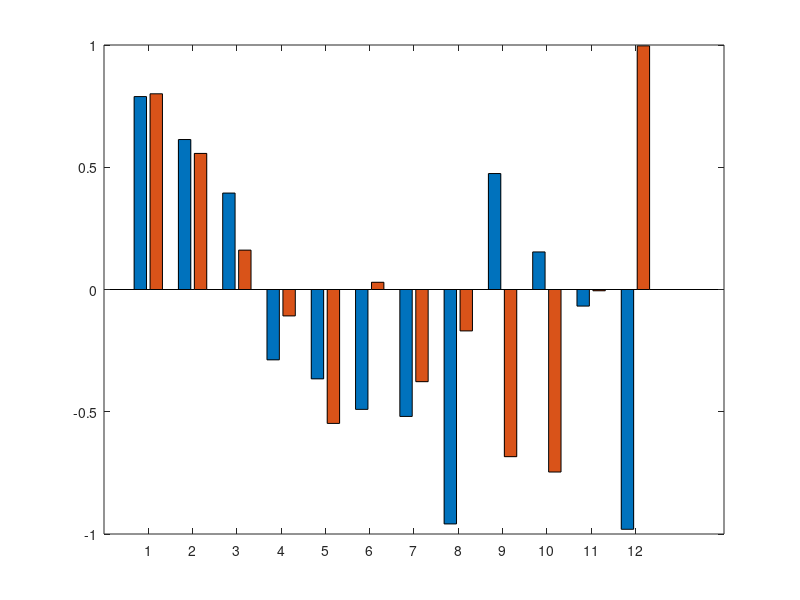

The MATLAB script that drew this image: (Note: this script raises an error after producing the figure.)
function pic_fig2()

namestyle = {'$\bar{\beta}$', '$\theta_{\hat{Q}}$', '$\lambda_\beta$', '$\theta_\beta$',...
    '$\bar{\kappa}$', '$\bar{\mu}$','$\lambda_\mu$', '$\theta_\mu$', '$\nu$',...
     '$\sigma$', '$\nu_u$','$K_{\hat{Q}}$'};

%% double bar figure
p_p = load('data/PRCC/p_p.dat');
p_r = load('data/PRCC/p_r.dat');

[~,index] = sort(p_p,'descend');

s = [1,2,4,7,8,9,10,11,3,5,6,12];
index = index(s);

p_p = p_p(index);
p_r = p_r(index);


p = [p_p; p_r]';
close all
b = bar(p);

b(1).FaceColor = '#F70000';
b(1).EdgeColor = 'none';
clim([min(p(1,:)),max(p(1,:))]);

b(2).FaceColor ='#0000FB';
b(2).EdgeColor = 'none';
b(2).FaceAlpha = 1;
b(2).EdgeAlpha = 1;



grid on;
xticks(1:16);
xticklabels(namestyle(index));
ylim([-1,1]);
set(gca,'TickLabelInterpreter','latex', 'FontSize', 15);
set(gcf,'unit','centimeters','position',[7 8 32 10]);
title('Local sensitivity analysis of key parameters');
% print('Figure/fig2/PRCC','-dpng','-r600');

end
